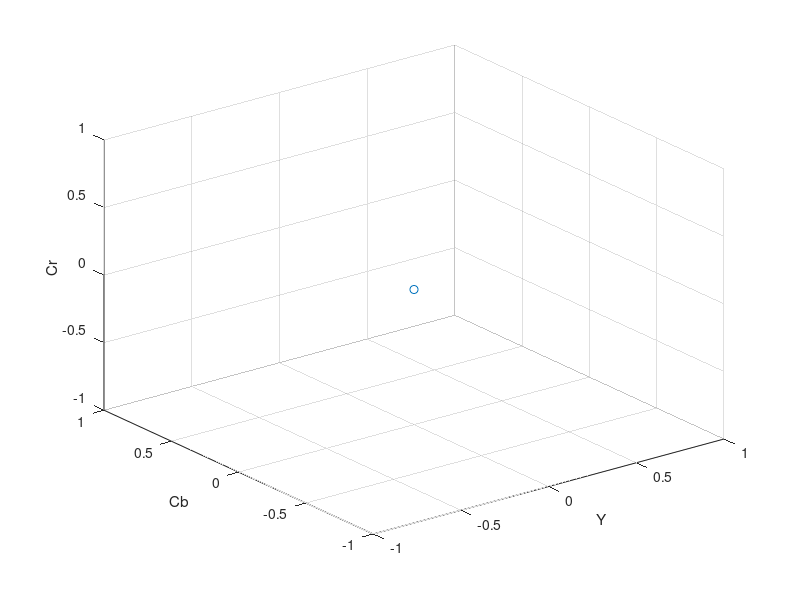

Write MATLAB code to recreate this figure. (Note: this script raises an error after producing the figure.)
clear 
close all
%% all read image and feature
index_img = dir('C:\Users\104viplab\Desktop\Skin_Color_code\train_set\*.jpg');
index_ppm = dir('C:\Users\104viplab\Desktop\Skin_Color_code\train_set\*.ppm');
merge_skin_ycbcr = zeros(1,3);
count = 0;
for i=1:size(index_img,1)
    if i ~= 0
        temp_image = imread(['C:\Users\104viplab\Desktop\Skin_Color_code\Skin-Color-Model-master\lfw_funneled\Aaron_Peirsol\' index_img(i).name]);
        temp_ppm   = imread(['C:\Users\104viplab\Desktop\Skin_Color_code\Skin-Color-Model-master\lfw_funneled\Aaron_Peirsol\' index_ppm(i).name]);
        temp_image = rgb2ycbcr(temp_image);
        temp_imageL=reshape(temp_image, size(temp_image,1)*size(temp_image,2),3);
        feature_ppm = temp_ppm(:,:,2);
        [loc]= find(feature_ppm);
        skin_ycbcr = double(temp_imageL(loc, :));
        
        for j = 1 : size(skin_ycbcr,1)
            if j ~=0
            count = count+1;
            merge_skin_ycbcr(count,:,:) = skin_ycbcr(j,:,:);
            end
        end
    end
end
merge_skin_ycbcr =double(merge_skin_ycbcr);
%% show image
figure; 
scatter3(merge_skin_ycbcr(:,1),merge_skin_ycbcr(:,2), merge_skin_ycbcr(:,3),'r.');
xlabel('Y'), ylabel('Cb'), zlabel('Cr')

%% max and min
Y = merge_skin_ycbcr(:,1);
maxY=max(Y);
minY=min(Y);
DeltaY = round(maxY-minY)/3;
%% assign cluster
cluster_index=find(Y < minY + DeltaY);
E = zeros(59344,1);
E(cluster_index) = 1;
cluster_index=find((Y >= minY + DeltaY) & (Y < minY + DeltaY*2));
E(cluster_index) = 2;
cluster_index=find(Y >= minY+DeltaY*2);
E(cluster_index) = 3;
%% train
% Get centroid and covariance matrix
for i=min(E):max(E)
    cluster_index=find(E == i);
    cluster_color = merge_skin_ycbcr(cluster_index,:);
    M(i,:) = mean(cluster_color);
    delta = cluster_color - repmat(M(i,:), size(cluster_color,1), 1);
    C(i,:,:) = (delta' * delta)/(size(delta,1)-1);
end
distance = zeros(59344,3);
New_M = zeros(3,3);
% repeated train
for iter=1:1000
    if iter ~= 0
        disp(['iter = ' num2str(iter)])
% convergence mahalanobis         
        for j=1:size(M,1)
           m=M(j,:);
           c=reshape(C(j,:,:), 3, 3);
           delta = merge_skin_ycbcr - repmat(m, size(merge_skin_ycbcr,1), 1);
           distance(:,j) = sum(delta*inv(c) .* delta, 2);
        end
        [D E] = min(distance,[],2);
        for t=min(E):max(E)
            cluster_index=find(E == t);
            cluster_color = merge_skin_ycbcr(cluster_index,:);
            M(t,:) = mean(cluster_color);
            delta = cluster_color - repmat(M(t,:), size(cluster_color,1), 1);
            C(t,:,:) = (delta' * delta)/(size(delta,1)-1);
        end
        if iter == 1 || iter == 10 || iter == 25 || iter == 50 || min(min(New_M)) == min(min(M))
            figure, axis([16 250 16 200 16 250]), xlabel('Y'), ylabel('Cb'), zlabel('Cr'),title(['step-2 train = ' num2str(iter)]), hold on;
            for j=1:size(M,1)
                c = reshape(C(j,:,:), 3, 3);
                plot_gaussian_ellipsoid(M(j,:), c);
            end
        end
% convergence
        if New_M == M
            disp(['convergence iter = ' num2str(iter)])
            break 
        end
        New_M = M ;
    end
end
%% test image skin color detection
% all read image and feature
test_index_img = dir('C:\Users\104viplab\Desktop\Skin_Color_code\test_set\*.jpg');
test_index_ppm = dir('C:\Users\104viplab\Desktop\Skin_Color_code\test_set\*.ppm');
count = 0;
for test_i=1:size(test_index_img,1)
    if test_i ~= 0
        temp_test_image = imread(['C:\Users\104viplab\Desktop\Skin_Color_code\test_set\' test_index_img(test_i).name]);
        temp_test_ppm   = imread(['C:\Users\104viplab\Desktop\Skin_Color_code\test_set\' test_index_ppm(test_i).name]);
        
        test_img_YCbCr  = rgb2ycbcr(temp_test_image);
        temp_test_imageL=reshape(test_img_YCbCr, size(test_img_YCbCr,1)*size(test_img_YCbCr,2),3);
        temp_test_imageL=double(temp_test_imageL);
        
        feature_test_ppm = temp_test_ppm(:,:,2);
        [test_loc]= find(feature_test_ppm);
        skin_ycbcr = double(temp_test_imageL(test_loc, :));
% convergence mahalanobis        
        for test_j=1:size(M,1)
            test_m = M(test_j,:);
            test_c = reshape(C(test_j,:,:), 3, 3); 
            test_delta = double(temp_test_imageL) - repmat(test_m, size(temp_test_imageL,1), 1);
            test_distance(:,test_j) = sum(test_delta*inv(test_c) .* test_delta, 2);
        end
        dist_min = min(test_distance, [], 2);
% calculate skin_map
        skin_pt=find(dist_min < 4);
        skin_map = zeros(size(temp_test_image,1)*size(temp_test_image,2),1);
        skin_map(skin_pt,1) = 1;
        skin_map = reshape(skin_map, size(temp_test_image,1), size(temp_test_image,2));
        figure,
        subplot(1,3,1),imshow(skin_map,[]),title(['test ' num2str(test_i) ' skin color map']);
% calculate recall and precision
        total_and=bitand(skin_map,(feature_test_ppm~=0));
        recall=size(find(total_and))/size(find(feature_test_ppm~=0));
        precision = size(find(total_and))/size(find(skin_map));
        subplot(1,3,2),imshow(uint8(temp_test_image)),title('original image');
% map and original        
        temp_test_image = double(temp_test_image);
        step_two_img(:,:,1)=(skin_map.*temp_test_image(:,:,1));%step 2 and
        step_two_img(:,:,2)=(skin_map.*temp_test_image(:,:,2));
        step_two_img(:,:,3)=(skin_map.*temp_test_image(:,:,3));
        subplot(1,3,3),imshow(uint8(step_two_img),[]),title(' map and original result '  );
        disp(['img ' num2str(test_i) ' Recall ' num2str(recall) ' Precision = ' num2str(precision) ])
    end
end
